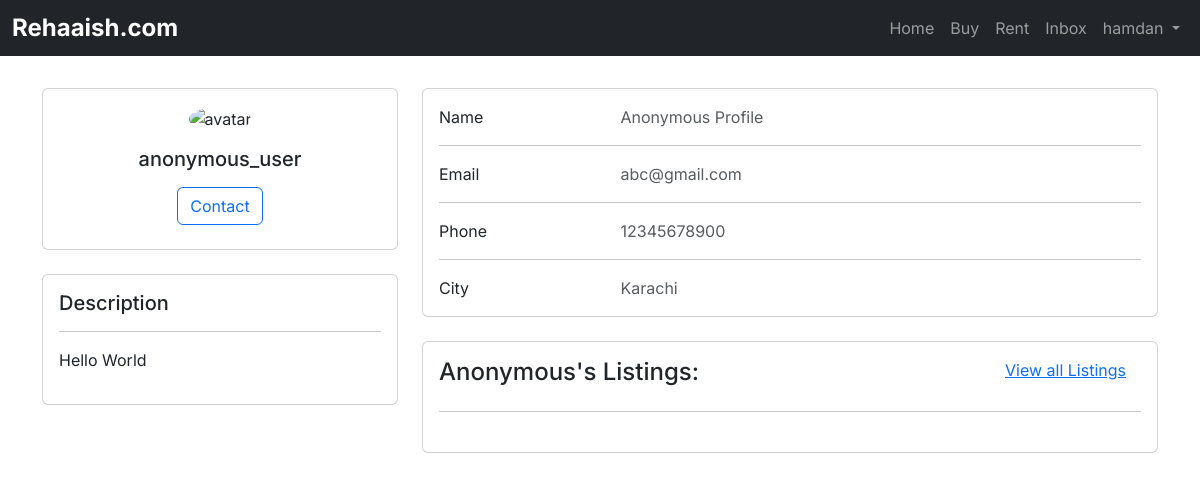
Before: /user/3/profile (signed in) with the older database file.
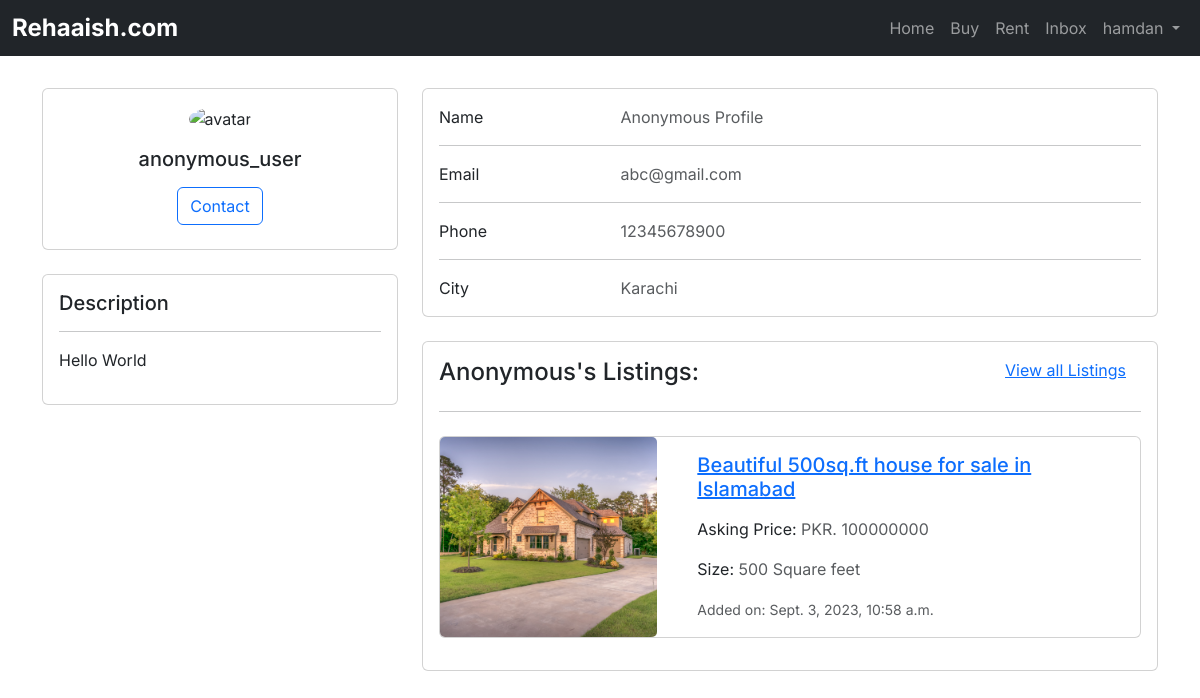
After: the same page with the newer database file.
### market/models.py (models this page shows, shortened)
class Property(models.Model):
    UNIT_CHOICES = [
        ("Square feet", "sq.ft"),
        ("Square meters", "sq.m"),
        ("Marla", "marla"),
        ("Kanal", "kanal"),
    ]
    SALE_CHOICES = [
        ("Sell", "Sell"),
        ("Rent", "Rent"),
    ]
    PROVINCE_CHOICES = [
        ("Sindh", "S"),
        ("Punjab", "P"),
        ("Balochistan", "B"),
        ("KPK", "K"),
    ]
    title = models.CharField(max_length=300, blank=True, null=True)
    owner = models.ForeignKey(
        settings.AUTH_USER_MODEL, on_delete=models.CASCADE, blank=True, null=True)
    type = models.ForeignKey(
        PropertyType, on_delete=models.CASCADE, related_name="property", blank=True, null=True)
    sale_type = models.CharField(
        max_length=10, choices=SALE_CHOICES, blank=True, null=True)
    address = models.CharField(max_length=500, blank=True, null=True)
    price = models.IntegerField(blank=True, null=True)
    size = models.IntegerField(blank=True, null=True)
    size_unit = models.CharField(
        choices=UNIT_CHOICES, blank=True, null=True, max_length=100)
    description = models.TextField(blank=True, null=True)
    province = models.CharField(
        choices=PROVINCE_CHOICES, max_length=40, null=True, blank=True)
    city = models.ForeignKey(
        City, on_delete=models.CASCADE, related_name="property_city", null=True, blank=True)
    area = models.ForeignKey(
        Area, on_delete=models.CASCADE, related_name="area", null=True, blank=True)
    added_at = models.DateTimeField(
        default=timezone.now, blank=True, null=True)

class PropertyImage(models.Model):
    property = models.ForeignKey(
        Property, on_delete=models.CASCADE, related_name="property_pics")
    file = models.FileField(blank=True, upload_to=property_pic_path, verbose_name="Files",
                            validators=[validate_file_size], help_text="Allowed size is 50MB", null=True)

### users/views.py (the view)
# urls.py: path("<int:profile_id>/profile", views.OtherProfileView, name="other_profile"),
def OtherProfileView(request, profile_id):
    if request.user.profile.id == profile_id:
        return redirect("users:profile")
    else:
        profile = Profile.objects.get(id=profile_id)
        custom_user = profile.user
        listings = Property.objects.filter(
            owner=custom_user).order_by("-added_at")
        listings = listings[:3]
        return render(request, "users/profile.html", {'profile': profile, 'c_user': custom_user, 'listings': listings})

### users/templates/users/profile.html (shortened to what the changed rows need)
{% extends 'market/base.html' %}
{% block content %}
<main>
  <div class="container py-2">
    <div class="row">
      <div class="col-lg-8">
        <div class="card mb-4">
          <div class="card-body">
              {% for listing in listings  %}
                <div class="card mb-3" style="max-width: 900px;">
                  <div class="row no-gutters">
                    <div class="col-md-4">
                      <img src="{% if listing.property_pics.first.file %}{{ listing.property_pics.first.file.url }}{% else %}https://static.vecteezy.com/system/resources/previews/014/554/760/original/man-profile-negative-photo-anonymous-silhouette-human-head-businessman-worker-support-illustration-vector.jpg{% endif %}"  class="card-img img-fluid" style="object-fit: cover; height: 100%; max-height: 200px;" alt="">
                    </div>
                    <div class="col-md-8">
                      <div class="card-body">
                        <a href="{% url 'market:listing_data' listing.id %}" ><h5 class="card-title" style="text-decoration: none;">{{ listing.title }}</h5></a>
                        <p class="card-text">Asking Price: <span class="text-muted">PKR. {{ listing.price }}</span></p>
                        <p class="card-text">Size: <span class="text-muted">{{ listing.size }} {{ listing.size_unit }}</span></p>
                        <div ><small class="text-muted">Added on: {{ listing.added_at }}</small></div>
                      </div>
                    </div>
                  </div>
                </div>
              {% endfor %}
          </div>
        </div>
      </div>
    </div>
  </div>
</main>
{% endblock %}

Changed rows visible on the page:
added Property: id.file (picture), title "Beautiful 500sq.ft house for sale in Islamabad", price "100000000", size "500", size_unit "Square feet", added_at "Sept. 3, 2023, 10:58 a.m."
